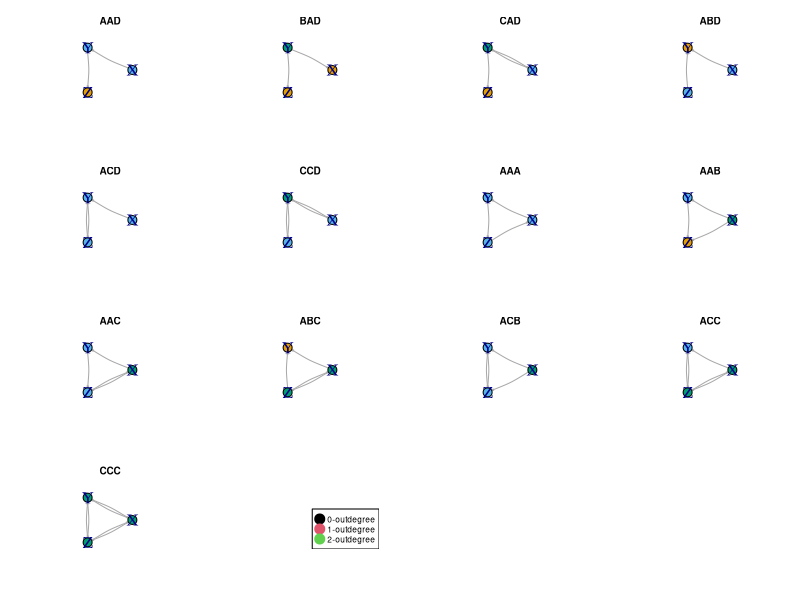

Recreate this plot in R.
library(igraph)

g1 = graph.formula("X"-+"Y","Y"-+"Z")
g2 = graph.formula("X"+-"Y","Y"-+"Z")
g3 = graph.formula("X"++"Y","Y"-+"Z")
g4 = graph.formula("X"-+"Y","Y"+-"Z")
g5 = graph.formula("X"-+"Y","Y"++"Z")
g6 = graph.formula("X"++"Y","Y"++"Z")

g7 = graph.formula("X"-+"Y", "Y"-+"Z", "Z"-+"X")
g8 = graph.formula("X"-+"Y", "Y"-+"Z", "Z"+-"X")
g9 = graph.formula("X"-+"Y", "Y"-+"Z", "Z"++"X")
g10 = graph.formula("X"-+"Y", "Y"+-"Z", "Z"++"X")
g11 = graph.formula("X"-+"Y", "Y"++"Z", "Z"+-"X")
g12 = graph.formula("X"-+"Y", "Y"++"Z", "Z"++"X")
g13 = graph.formula("X"++"Y", "Y"++"Z", "Z"++"X")

par(mfrow = c(4,4), cex = 0.5)

lay = layout.circle(g1)
plot(g1,vertex.size = 40, vertex.color = degree(g1, mode = "out") + 1, layout = lay, main = "AAD", edge.curved = 0.1,
     vertex.size = 30, edge.arrow.size = 0.1, vertex.label.cex = 2)
plot(g2,vertex.size = 40, vertex.color = degree(g2, mode = "out") + 1, layout = lay, main = "BAD", edge.curved = 0.1,
     vertex.size = 30, edge.arrow.size = 0.1, vertex.label.cex = 2)
plot(g3,vertex.size = 40, vertex.color = degree(g3, mode = "out") + 1, layout = lay, main = "CAD", edge.curved = 0.1,
     vertex.size = 30, edge.arrow.size = 0.1, vertex.label.cex = 2)
plot(g4,vertex.size = 40, vertex.color = degree(g4, mode = "out") + 1, layout = lay, main = "ABD", edge.curved = 0.1,
     vertex.size = 30, edge.arrow.size = 0.1, vertex.label.cex = 2)
plot(g5,vertex.size = 40, vertex.color = degree(g5, mode = "out") + 1, layout = lay, main = "ACD", edge.curved = 0.1,
     vertex.size = 30, edge.arrow.size = 0.1, vertex.label.cex = 2)
plot(g6,vertex.size = 40, vertex.color = degree(g6, mode = "out") + 1, layout = lay, main = "CCD", edge.curved = 0.1,
     vertex.size = 30, edge.arrow.size = 0.1, vertex.label.cex = 2)


plot(g7,vertex.size = 40, vertex.color = degree(g7, mode = "out") + 1, layout = lay, main = "AAA", edge.curved = 0.1,
     vertex.size = 30, edge.arrow.size = 0.1, vertex.label.cex = 2)
plot(g8,vertex.size = 40, vertex.color = degree(g8, mode = "out") + 1, layout = lay, main = "AAB", edge.curved = 0.1,
     vertex.size = 30, edge.arrow.size = 0.1, vertex.label.cex = 2)
plot(g9,vertex.size = 40, vertex.color = degree(g9, mode = "out") + 1, layout = lay, main = "AAC", edge.curved = 0.1,
     vertex.size = 30, edge.arrow.size = 0.1, vertex.label.cex = 2)
plot(g10,vertex.size = 40, vertex.color = degree(g10, mode = "out") + 1, layout = lay, main = "ABC", edge.curved = 0.1,
     vertex.size = 30, edge.arrow.size = 0.1, vertex.label.cex = 2)
plot(g11,vertex.size = 40, vertex.color = degree(g11, mode = "out") + 1, layout = lay, main = "ACB", edge.curved = 0.1,
     vertex.size = 30, edge.arrow.size = 0.1, vertex.label.cex = 2)
plot(g12,vertex.size = 40, vertex.color = degree(g12, mode = "out") + 1, layout = lay, main = "ACC", edge.curved = 0.1,
     vertex.size = 30, edge.arrow.size = 0.1, vertex.label.cex = 2)
plot(g13,vertex.size = 40, vertex.color = degree(g13, mode = "out") + 1, layout = lay, main = "CCC", edge.curved = 0.1,
     vertex.size = 30, edge.arrow.size = 0.1, vertex.label.cex = 2)

plot(1:10, type = "n", frame.plot = F, xaxt='n', yaxt='n', xlab = "", ylab = "")
legend("bottomright", legend = c("0-outdegree","1-outdegree","2-outdegree"), 
       col = c(1,2,3), pch = c(20,20,20), pt.cex = 4)

